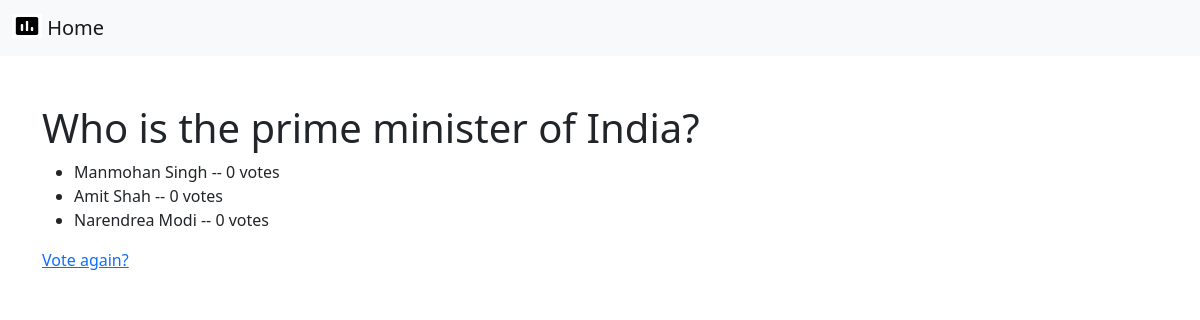
The page /polls/6/results on the database as committed earlier.
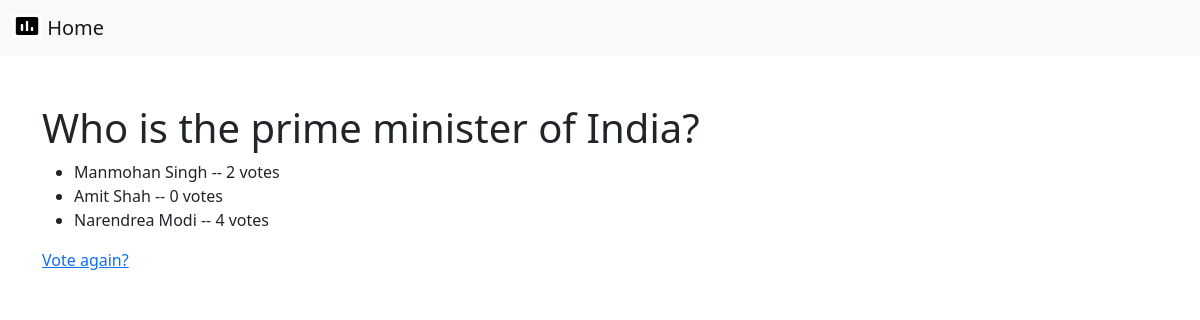
The same page on the database as committed later.
### polls/models.py (models this page shows, shortened)
class Question(models.Model):
  question_text = models.CharField(max_length=200)
  pub_date = models.DateTimeField('date published')

class Choice(models.Model):
  question = models.ForeignKey(Question, on_delete=models.CASCADE)
  choice_text = models.CharField(max_length=200)
  votes = models.IntegerField(default=0)

### polls/views.py (the view)
# urls.py: path('<int:pk>/results', views.ResultsView.as_view(), name='results'),
class ResultsView(generic.DetailView):
    model = Question
    template_name = 'polls/results.html'

### polls/templates/polls/results.html
{% include 'polls/base.html' %}
{% block content %}
<div class="container mt-5">
  <h1>{{ question.question_text }}</h1>
<ul>
{% for choice in question.choice_set.all %}
    <li>{{ choice.choice_text }} -- {{ choice.votes }} vote{{ choice.votes|pluralize }}</li>
{% endfor %}
</ul>
<a href="{% url 'polls:detail' question.id %}">Vote again?</a>
</div>
{% endblock content %}

### polls/templates/polls/base.html (shortened to what this page needs)
<!DOCTYPE html>
<html lang="en">
<head>
  <link href="https://cdn.jsdelivr.net/npm/bootstrap@5.2.2/dist/css/bootstrap.min.css" rel="stylesheet">
</head>
<body>
  <nav class="navbar bg-light">
    <div class="container-fluid">
      <a class="navbar-brand text-decoration-none" href="{% url 'polls:index' %} ">
        <img alt="Polls" width="30" height="24" class="d-inline-block align-text-top">
        Home
      </a>
    </div>
  </nav>
</body>
</html>

Rows that differ between the two databases and show on the page:
changed Choice "Manmohan Singh": votes "0" → "2"
changed Choice "Narendrea Modi": votes "0" → "4"
